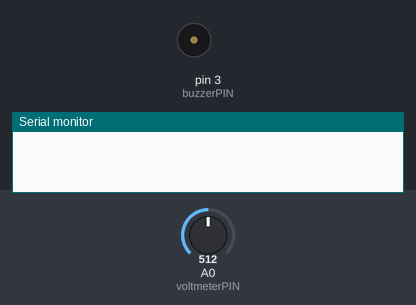
The sketch below on a simulated Arduino Uno, built with avr-gcc and run on an emulated ATmega328P. Shown: buzzer (waves = sounding), the last lines printed to the serial monitor. The inputs (shaded band) are chosen by the test bench; at power-on: A0 (voltmeterPIN) = 512.

Above: at 1.6 s.
At 10.1 s:
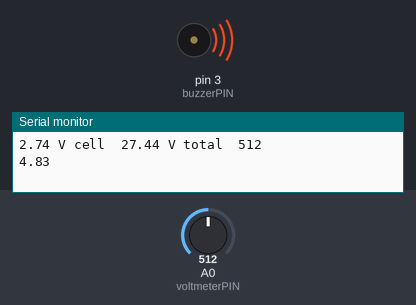
Timing chart, 0 to 21.0 s (numbered marks = the images above):
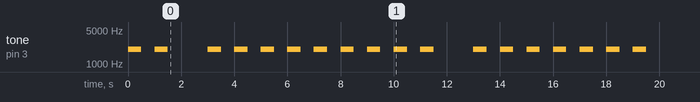

Measured:
- by itself, tone on pin 3 (buzzerPIN): plays 2000 Hz for 0.50 s, 2000 Hz for 0.50 s, 2000 Hz for 0.50 s, 2000 Hz for 0.50 s, 2000 Hz for 0.50 s, 2000 Hz for 0.50 s … (18 notes in this stretch)

The sketch:

lipoWatchDog.ino
```cpp
#define voltmeterPIN A0
#define buzzerPIN 3

//Voltage settings
float const refVoltage = 4950; //This is the voltage (mv) between +5 and gnd that the ADC will use. Mesure the voltage across +5 and Gnd and update this value
float const analogMax = 1024; //It is a 10 bit ADC so 2^10
float const vStep = refVoltage/analogMax; //Each step mv value
float const Rtot = 55000; // Voltage divider values. Rtot is R1 + R2
float const R2 = 4960;    // R2 is the value of the second Resistance
float const multiplier = Rtot/R2;  // The value of the devider

float const perCellWarning = 3.7; // When the per cell voltage gets under this, the buzzer will beep the voltage
float const perCellAlarm = 3.6;   // When this value is reached, the alarm start and does not stop (pls stop)
float const cellCount = 10; // That would be a 10s lipo. The mesured voltage will be divided by cellCount to get perCellAvg

bool reachedWarning = false; // Will be true once perCellWarning has been reached once

//Beeper settings
int freqAlarm = 1000;
int const freqBeep = 2000;
bool goUp = true;


void setup() {
  Serial.begin(9600);
  analogReference(DEFAULT); //Is not needed but fuck it

  pinMode(buzzerPIN,OUTPUT);

  beepVoltage(getVoltageAvg()/cellCount); //Will beep the voltage on startup

  sei(); //enable interrupts
}


void loop() {
  float mesured = getVoltageAvg(); //Get the mesured voltage. On a 10s lipo the range is between 33-42V
  float avgCellVoltage = mesured / cellCount; // Transform to perCellAvg so 42V->4.2V per cell

  //Debug
  Serial.println(String(avgCellVoltage) + " V cell\t" + String(mesured)+" V total\t" + String(analogRead(voltmeterPIN)));
  Serial.println(vStep);

 if(!reachedWarning && avgCellVoltage <= perCellWarning){ //If we get bellow warning for the first time since startup
    beepVoltage(avgCellVoltage);
    reachedWarning = true;
  }else if(avgCellVoltage <= perCellAlarm){ //If we get bellow alarm
    alarm();
  }
  delay(500); //Chill down (could remove that but is easier to debug and also faster is not needed)
}

//Takes the average of 3 mesures and transforms from mV to V
float getVoltageAvg(){
  return (getMVoltage()+getMVoltage()+getMVoltage())/3000;
}

//mv
float getMVoltage(){
  return (analogRead(voltmeterPIN)*vStep * multiplier);
}

//Will beep the alarm forever
void alarm(){
  while(1){
    //Serial.println(String(freqAlarm));
    tone(buzzerPIN,freqAlarm);
    delay(2);
    freqAlarm = goUp ? freqAlarm + 10: freqAlarm-10;
    if(freqAlarm < 1000 || freqAlarm > 5000){
      goUp = !goUp;
    }
  }
}

//Beeps count times with wait delay * 2
void multiBeep(int count,int wait){
  for(int i = 0;i<count;i++){
    tone(buzzerPIN,freqBeep);
    delay(wait);
    noTone(buzzerPIN);
    delay(wait);
  }
}

//With an input of 4.2 this will do
//Beep Beep Beep Beep
//1 sec wait
//Beep Beep
//
//Usefull to know where the cells are at
void beepVoltage(float voltage){
  multiBeep(int(voltage),500);
  delay(1000);
  multiBeep(int((voltage - int(voltage))*10),500);

}
```
